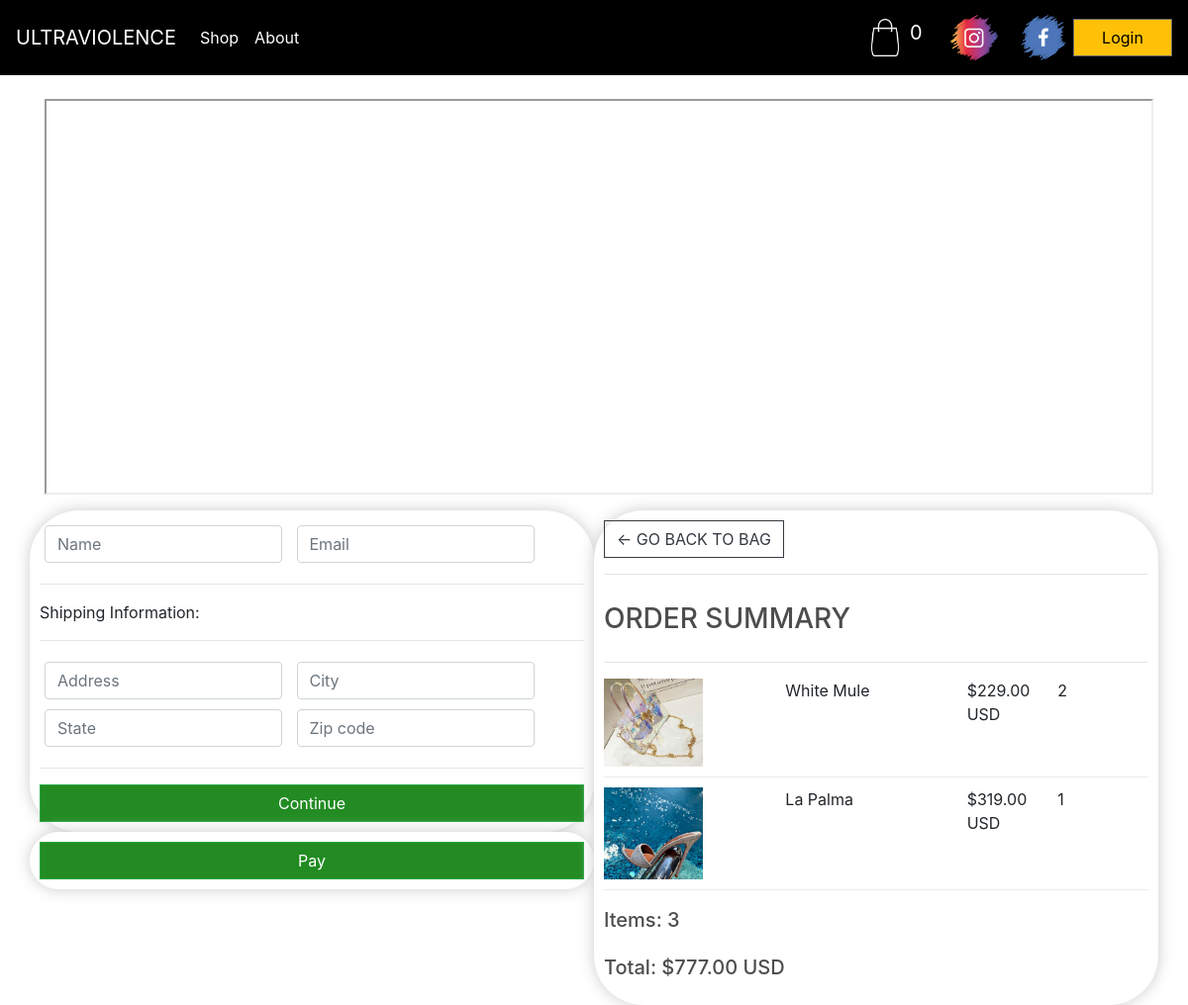
Page /payment/ (signed in) on the earlier database version.
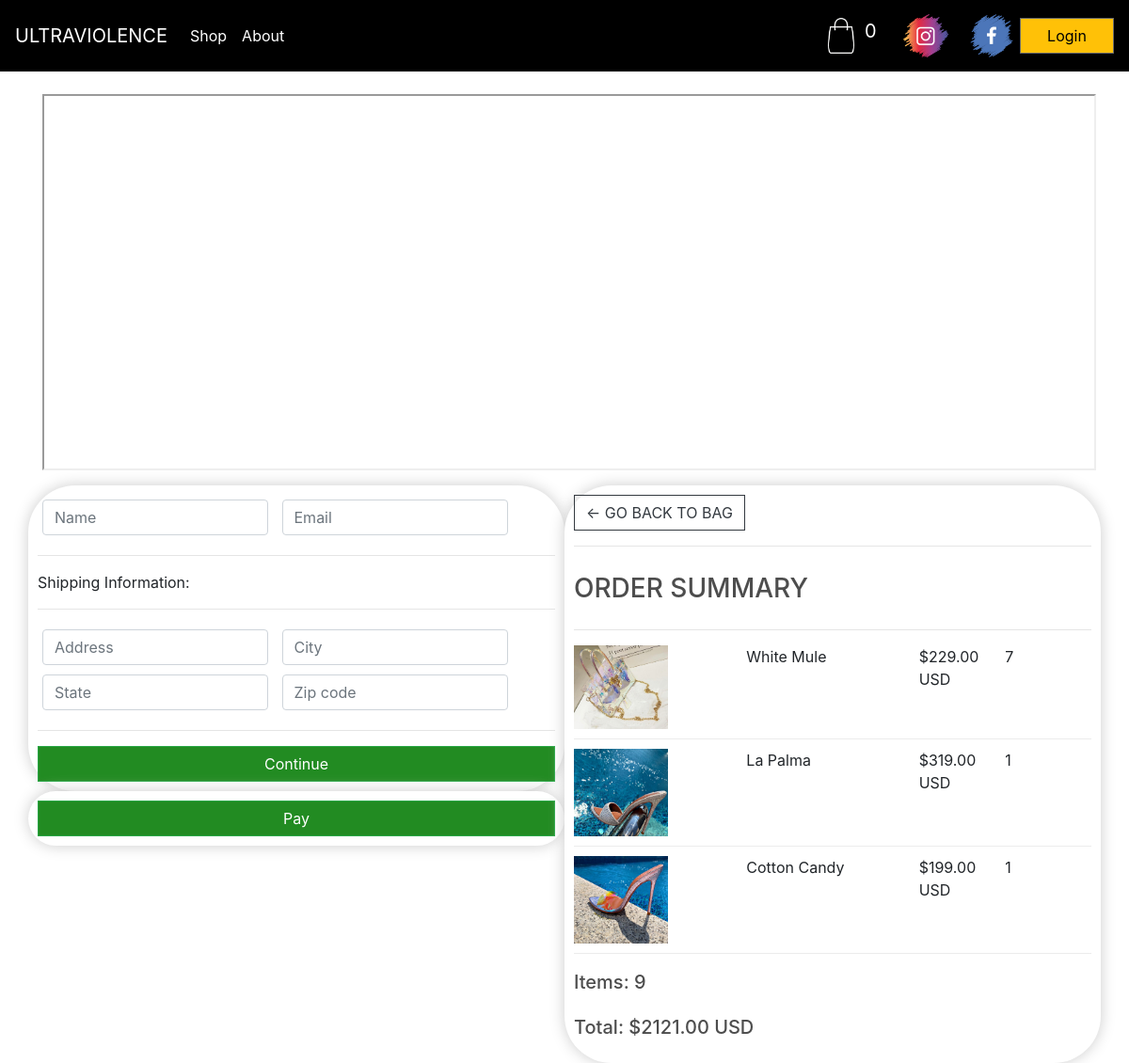
Same page on the later database version.
### store/models.py (models this page shows, shortened)
class OrderItem(models.Model):
    product = models.ForeignKey(Product, on_delete=models.SET_NULL, blank=True, null=True)
    order = models.ForeignKey(Order, on_delete=models.SET_NULL, blank=True, null=True)
    quantity = models.IntegerField(default=0, null=True, blank=True)
    date_added = models.DateTimeField(auto_now_add=True)
    @property
    def get_total(self):
        total = self.product.price * self.quantity
        return total

class Product(models.Model):
    name = models.CharField(max_length=200, null=True)
    price = models.DecimalField(max_digits=10, decimal_places=2)
    image = models.ImageField(null=True, blank=True)
    @property
    def imageURL(self):
        try:
            url = self.image.url
        except:
            url = ""
        return url

class Order(models.Model):
    customer = models.ForeignKey(Customer, on_delete=models.SET_NULL, blank=True, null=True)
    date_ordered = models.DateTimeField(auto_now_add=True)
    complete = models.BooleanField(default=False, null=True, blank=False)
    transaction_id = models.CharField(max_length=200, null=True)
    @property
    def get_cart_total(self):
        orderitems = self.orderitem_set.all()
        total = sum([item.get_total for item in orderitems])
        return total
    @property
    def get_cart_items(self):
        orderitems = self.orderitem_set.all()
        total = sum([item.quantity for item in orderitems])
        return total

### store/views.py (the view)
# urls.py: path('payment/', views.payment, name="payment"),
def payment(request):
    if request.user.is_authenticated:
        customer = request.user.customer
        order, created = Order.objects.get_or_create(customer=customer, complete=False)
        items = order.orderitem_set.all()
    else:
        items = []
        order = {'get_cart_total': 0, 'get_cart_items': 0}
    context = {'items': items, 'order': order}
    return render(request, 'store/payment.html', context)

### store/templates/store/payment.html
{% extends 'store/main.html' %}
{% load static %}
{% block content %}
      <iframe width="1120" height="400" top="0px" loading="eager" tabindex="-1" style="position: -webkit-sticky" preload="auto" src="{% static 'video/baby3.mp4' %}"
        allow="accelerometer; autoplay; clipboard-write; encrypted-media; gyroscope;"
        allowfullscreen>
</iframe>
    <br>
<div class="row">
    <div class="col-lg-6">
        <div class="box-element" id="form-wrapper">
            <form id="form">
                <div id="user-info">
                    <div class="form-field">
                        <input required class="form-control" type="text" name="name" placeholder="Name">
                    </div>
                    <div class="form-field">
                        <input required class="form-control" type="email" name="email" placeholder="Email">
                    </div>
                </div>
                <div id="shipping-info">
                    <hr>
                    <p>Shipping Information:</p>
                    <hr>
                    <div class="form-field">
                        <input class="form-control" type="text" name="address" placeholder="Address">
                    </div>
                    <div class="form-field">
                        <input class="form-control" type="text" name="city" placeholder="City">
                    </div>
                    <div class="form-field">
                        <input class="form-control" type="text" name="state" placeholder="State">
                    </div>
                    <div class="form-field">
                        <input class="form-control" type="text" name="zipcode" placeholder="Zip code">
                    </div>
                </div>
                <hr>
                <input id="form-button" class="btn btn-success btn-block" type="submit" value="Continue">
            </form>
        </div>
		<div class="box-element" id="payment-info">
				<button class="btn btn-success btn-block" type="submit">Pay</button>
			</div>
		</div>
		<div class="col-lg-6">
			<div class="box-element">
				<a  class="btn btn-outline-dark" href="{% url 'cart' %}">&#x2190; GO BACK TO BAG</a>
				<hr>
				<h3>ORDER SUMMARY</h3>
				<hr>
                {% for item in items %}
				<div class="cart-row">
					<div style="flex:2"><img class="row-image" src="{{ item.product.imageURL }}"></div>
					<div style="flex:2"><p>{{ item.product.name }}</p></div>
					<div style="flex:1"><p>${{ item.product.price }} USD</p></div>
					<div style="flex:1"><p>{{ item.quantity }}</p></div>
				</div>
                 {% endfor %}
				<h5>Items: {{ order.get_cart_items }}</h5>
				<h5>Total: ${{ order.get_cart_total|floatformat:2}} USD</h5>
			</div>
		</div>
	</div>
        {% endblock %}

Differences in the rows shown:
changed OrderItem "White Mule": quantity "2" → "7"
added OrderItem: product.imageURL (picture), product.name "Cotton Candy", product.price "199.00", quantity "1"
changed through a linked row, Order: get_cart_items "3" → "9"; get_cart_total "777.00" → "2121.00"
